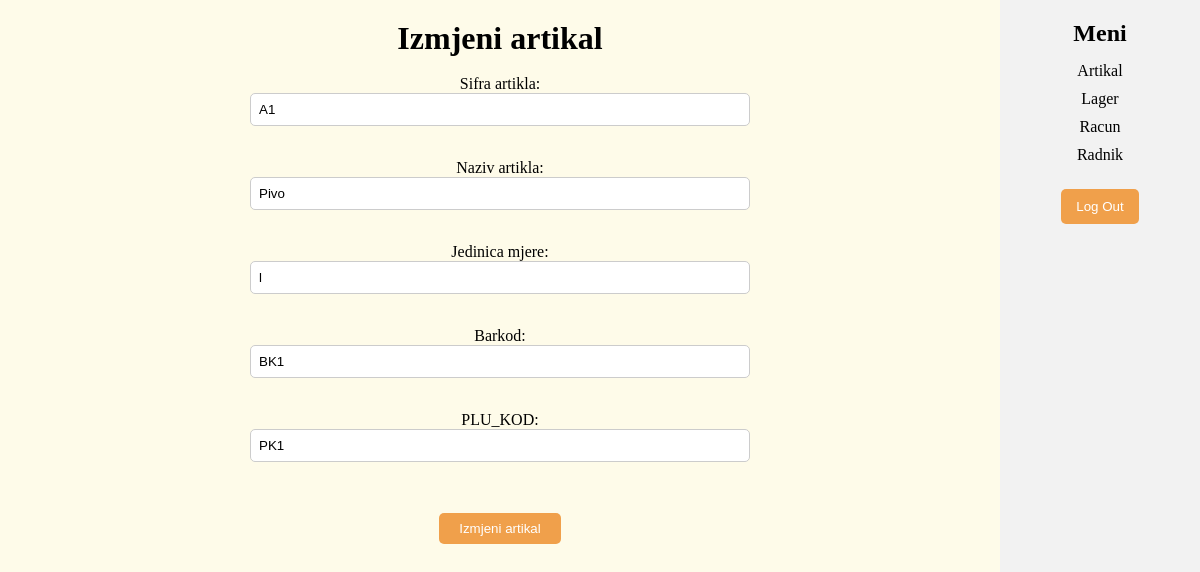
The app's page /artikli_edit.php?id=1 with its own data.
### tables this page shows
CREATE TABLE `artikal` (
  `ArtikalId` int(11) NOT NULL,
  `Sifra` varchar(50) DEFAULT NULL,
  `Naziv` varchar(50) DEFAULT NULL,
  `JedinicaMjere` char(3) DEFAULT NULL,
  `Barkod` varchar(50) DEFAULT NULL,
  `PLU_KOD` varchar(10) DEFAULT NULL
);

### artikli_edit.php (the view, shortened to what this page needs)
<?php
$conn = mysqli_connect("localhost", "root", "", "lanaco");
$artikalId = $_GET['id'];
$result = mysqli_query($conn, "SELECT * FROM artikal WHERE ArtikalId = $artikalId");
if (mysqli_num_rows($result) > 0) {
  $row = mysqli_fetch_assoc($result);
} else {
  header("Location: pocetna.php");
  exit;
}
?>
<!DOCTYPE html>
<html lang="en">
<head>
  <link rel="stylesheet" href="css/style-artikli_edit.css">
</head>
<body>
  <div class="form">
    <h1>Izmjeni artikal</h1><br>
    <form action="" method="post">
      <div>
        <label for="sifra">Sifra artikla:</label><br>
        <input type="text" id="sifra" name="sifra" value="<?php echo $row['Sifra']; ?>" required><br>
      </div>
      <div>
        <label for="naziv">Naziv artikla:</label><br>
        <input type="text" id="naziv" name="naziv" value="<?php echo $row['Naziv']; ?>" required><br>
      </div>
      <div>
        <label for="jedinicaMjere">Jedinica mjere:</label><br>
        <input type="text" id="jedinicaMjere" name="jedinicaMjere" value="<?php echo $row['JedinicaMjere']; ?>"><br>
      </div>
      <div>
        <label for="barKod">Barkod:</label><br>
        <input type="text" id="barKod" name="barKod" value="<?php echo $row['Barkod']; ?>" required><br>
      </div>
      <div>
        <label for="pluKod">PLU_KOD:</label><br>
        <input type="text" id="pluKod" name="pluKod" value="<?php echo $row['PLU_KOD']; ?>" required><br><br>
      </div>
      <input type="submit" name="update" value="Izmjeni artikal">
    </form>
  </div>
  <div class="meni">
    <h2>Meni</h2>
    <nav>
      <ul>
        <li><a href="pocetna.php">Artikal</a></li>
        <li><a href="lager.php">Lager</a></li>
        <li><a href="racun.php">Racun</a></li>
        <li><a href="radnik.php">Radnik</a></li>
      </ul>
    </nav>
    <button><a href="logout.php">Log Out</a></button>
  </div>
</body>
</html>

### css/style-artikli_edit.css (style rules this page uses)
* { margin: 0; padding: 0; box-sizing: border-box; }
body { display: flex; justify-content: flex-end; align-items: flex-start; background-color: #FEFBE9; }
h1 { text-align: center; margin-top: 20px; }
.form { display: flex; flex-direction: column; margin: 0 auto; max-width: 500px; width: 100%; text-align: center; }
form label { margin-bottom: 5px; }
form input[type="text"] { display: block; width: 100%; padding: 8px; border: 1px solid #ccc; border-radius: 5px; margin-bottom: 15px; }
form input[type="submit"] { display: block; margin: 0 auto; padding: 8px 20px; background-color: #F0A04B; color: #fff; border: none; border-radius: 5px; cursor: pointer; transition: all 0.3s ease-in-out; }
.meni { width: 200px; height: 100vh; background-color: #f2f2f2; padding: 20px; text-align: center; }
h2 { margin-bottom: 10px; }
nav ul { list-style-type: none; }
nav ul li a { text-decoration: none; color: black; display: block; padding: 5px 10px; }
button { margin-top: 20px; background-color: #F0A04B; color: white; padding: 10px 15px; border: none; border-radius: 5px; cursor: pointer; transition: all 0.3s ease-in-out; }
button a { text-decoration: none; color: white; }

### records on screen
artikal: sifra "A1", naziv "Pivo", jedinicaMjere "l", barKod "BK1", pluKod "PK1"
